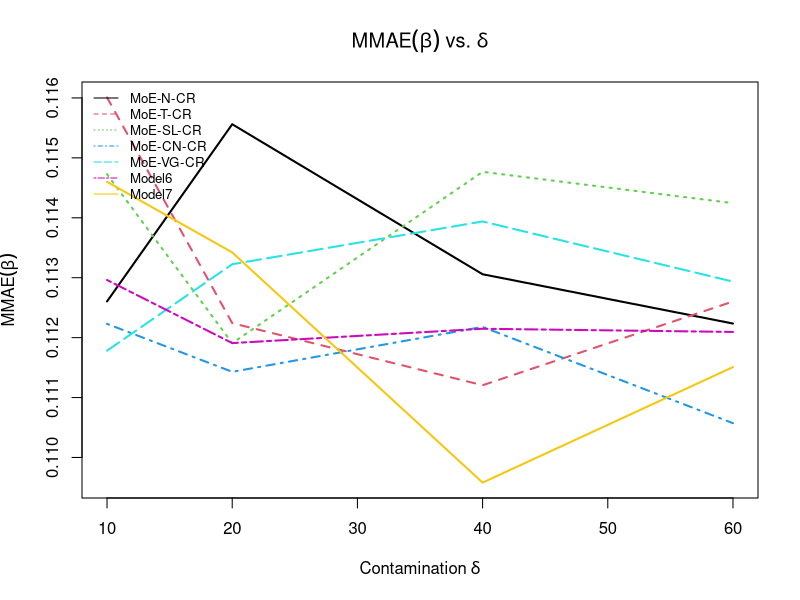
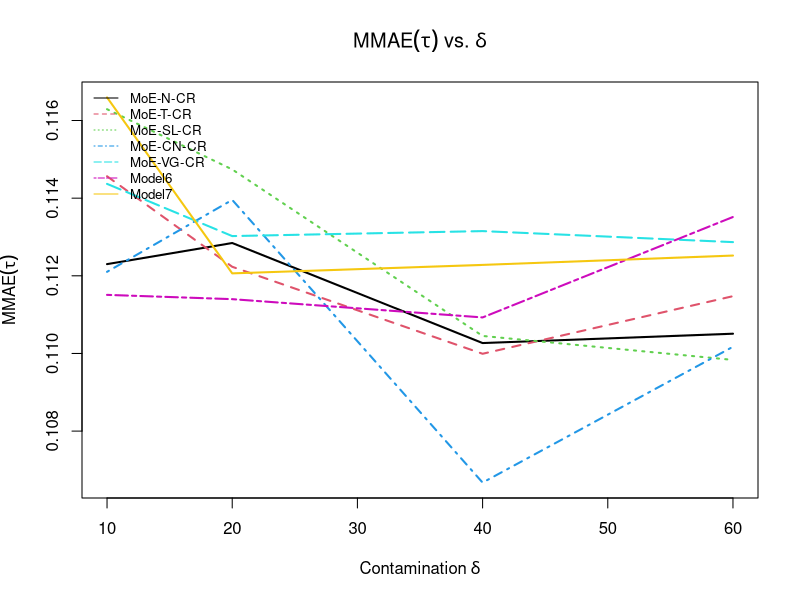

Write the R code that produced these figures, in order.
# Simulation settings
n          <- 500
MC         <- 100
delta_set  <- c(10, 20, 40, 60)
models     <- c("MoE-N-CR", "MoE-T-CR", "MoE-SL-CR",
                "MoE-CN-CR", "MoE-VG-CR", "Model6", "Model7")

# True parameters
true_beta <- list(
  c( 6,  -2,   3,  2,  -3),
  c(-3,   1,   1, -2,   2),
  c( 3,  -1.5,-2,  -2,  -1),
  c(-0.5,-2,   3,   3,  -2),
  c(-6,  -2,  -1,  -3,   2)
)
true_tau <- list(
  c( 1,   0.5, -1.5,  2),
  c( 2,  -0.2,  2,    1),
  c(-2,   3,   -2,    1),
  c(-2,  -3,   -0.7, -2)
)

# Mock‐fit function
fit_mock_model <- function(X, R, y) {
  list(
    beta = lapply(true_beta, function(tb) tb + rnorm(length(tb), 0, 0.1)),
    tau  = lapply(true_tau,  function(tt) tt + rnorm(length(tt), 0, 0.1))
  )
}

# Pre‐allocate
mmae_beta <- array(0, dim = c(length(models), length(delta_set)))
mmae_tau  <- array(0, dim = c(length(models), length(delta_set)))

# Monte Carlo loop 
for (mc in seq_len(MC)) {
  # covariates
  X <- cbind(
    rep(1,n),
    runif(n,-1,1),
    rpois(n,2),
    rnorm(n),
    runif(n,-2,2)
  )
  R <- cbind(
    rep(1,n),
    rnorm(n),
    rnorm(n),
    X[,5]   # x4
  )
  # latent component z and response y
  z <- sample(1:5, n, replace=TRUE)
  y <- sapply(seq_len(n), function(i)
    X[i,] %*% true_beta[[z[i]]] +
      rnorm(1,0,sqrt(c(1,2,2,1,3)[z[i]]))
  )
  
  # contaminate and fit
  for (d in seq_along(delta_set)) {
    δ <- delta_set[d]
    idx <- sample(n, δ)
    y2  <- y
    y2[idx] <- ifelse(y[idx] < 0,
                      runif(δ, -20, -15),
                      runif(δ,  15,  20))
    for (m in seq_along(models)) {
      fc <- fit_mock_model(X,R,y)
      ft <- fit_mock_model(X,R,y2)
      
      # MMAE(beta)
      errb <- sum(sapply(seq_along(fc$beta),
                         function(j) abs(ft$beta[[j]]-fc$beta[[j]])))
      mmae_beta[m,d] <- mmae_beta[m,d] + errb/25
      
      # MMAE(tau)
      errt <- sum(sapply(seq_along(fc$tau),
                         function(j) abs(ft$tau[[j]]-fc$tau[[j]])))
      mmae_tau[m,d]  <- mmae_tau[m,d]  + errt/16
    }
  }
}

# average over MC
mmae_beta_avg <- mmae_beta / MC
mmae_tau_avg  <- mmae_tau  / MC

# Base‑R plotting 

# a) MMAE(β) vs δ
matplot(
  delta_set, t(mmae_beta_avg),
  type = "l", lty = 1:7, col = 1:7, lwd = 2,
  xlab = expression(Contamination~delta),
  ylab = expression(MMAE(beta)),
  main = expression(MMAE(beta)~"vs."~delta)
)
legend(
  "topleft", legend = models,
  col = 1:7, lty = 1:7, bty = "n", cex = 0.8
)

# b) MMAE(τ) vs δ
matplot(
  delta_set, t(mmae_tau_avg),
  type = "l", lty = 1:7, col = 1:7, lwd = 2,
  xlab = expression(Contamination~delta),
  ylab = expression(MMAE(tau)),
  main = expression(MMAE(tau)~"vs."~delta)
)
legend(
  "topleft", legend = models,
  col = 1:7, lty = 1:7, bty = "n", cex = 0.8
)
